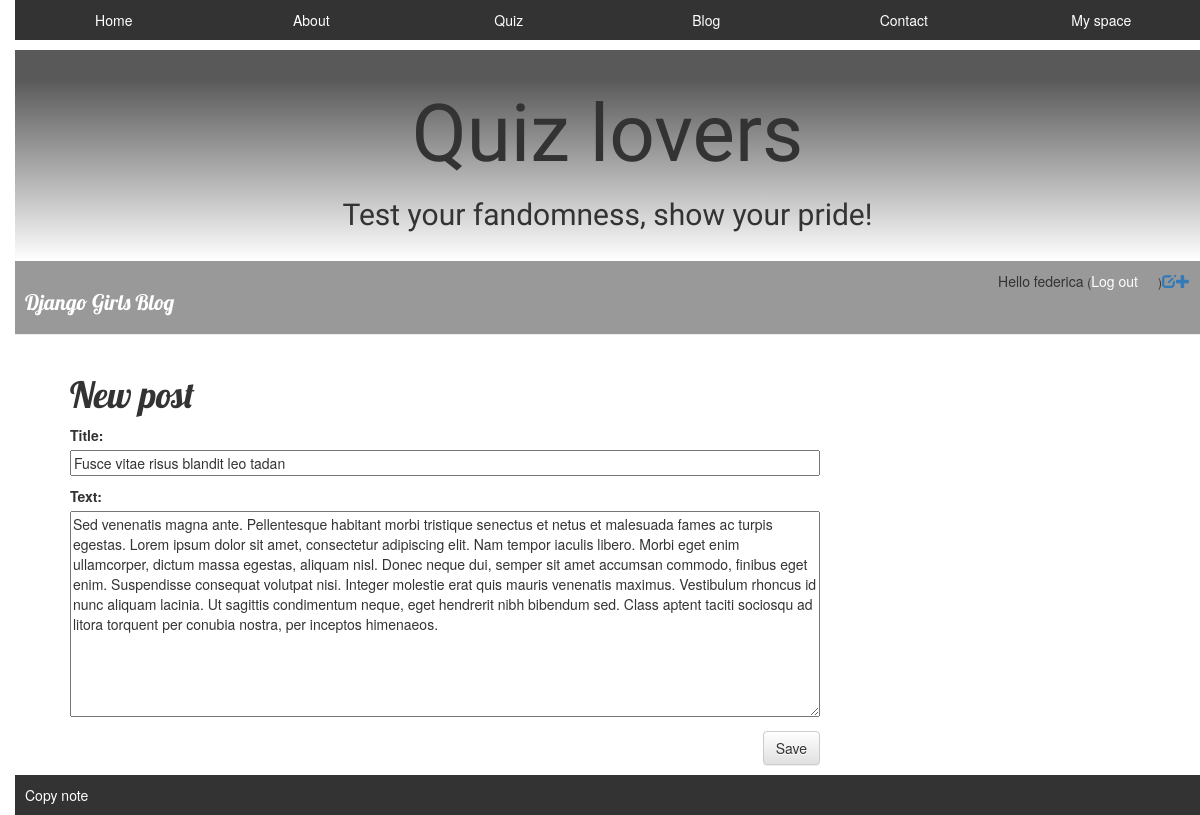
Screenshot of /blog/post/4/edit/ (signed in) with the database file from the repository.
### blog/models.py (models this page shows, shortened)
class Post(models.Model):
    author = models.ForeignKey('auth.User', on_delete=models.CASCADE)
    title = models.CharField(max_length=200)
    text = models.TextField()
    created_date = models.DateTimeField(default=timezone.now)
    published_date = models.DateTimeField(blank=True, null=True)

### blog/views.py (the view)
# urls.py: url(r'^post/(?P<pk>[0-9]+)/edit/$', views.post_edit, name='post_edit'),
@login_required
def post_edit(request, pk):
	post = get_object_or_404(Post, pk=pk)
	if request.method == "POST":
		form = PostForm(request.POST, instance=post)
		if form.is_valid():
			post = form.save(commit=False)
			post.author = request.user
			post.save()
			return redirect('blog:post_detail', pk=post.pk)
	else:
		form = PostForm(instance=post)
	return render(request, 'blog/post_edit.html', {'form': form})

### blog/forms.py
class PostForm(forms.ModelForm):
    class Meta:
        model = Post
        fields = ('title', 'text',)

### blog/templates/blog/post_edit.html
{% extends 'blog/base.html' %}
{% block content_blog_app %}
    <h1>New post</h1>
    <form method="POST" class="post-form">{% csrf_token %}
        {{ form.as_p }}
        <button type="submit" class="save btn btn-default">Save</button>
    </form>
{% endblock %}

### blog/templates/blog/base.html (shortened to what this page needs)
{% extends "base.html" %}
{% block content %}
	{% block extra_css %}
		{% load static %}
		<link rel="stylesheet" href="//maxcdn.bootstrapcdn.com/bootstrap/3.2.0/css/bootstrap.min.css">
		<link rel="stylesheet" href="//maxcdn.bootstrapcdn.com/bootstrap/3.2.0/css/bootstrap-theme.min.css">
		<link rel="stylesheet" href="{% static 'css/blog.css' %}">
	{% endblock %}
<div class="page-header">
	{% if user.is_authenticated %}
	<a href="{% url 'blog:post_new' %}" class="top-menu"><span class="glyphicon glyphicon-plus"></span></a>
	<a href="{% url 'blog:post_draft_list' %}" class="top-menu"><span class="glyphicon glyphicon-edit"></span></a>
	<p class="top-menu">Hello {{ user.username }} <small>(<a href="logout/">Log out</a>)</small></p>
	{% else %}
	<a href="login/" class="top-menu"><span class="glyphicon glyphicon-lock"></span></a>
	{% endif %}
	<h1><a href="{% url 'blog:post_list' %}">Django Girls Blog</a></h1>
</div>
<div class="content container">
	<div class="row">
		<div class="col-md-8">
		{% block content_blog_app %}
		{% endblock %}
		</div>
	</div>
</div>
{% endblock %}

### staticfiles/css/main.css (style rules this page uses)
* { margin: 0; }
body { background: #eee; font-family: 'Raleway', sans-serif; font-weight:400; font-size:14px; }
h1 { font-family: 'Londrina Solid', cursive; font-weight:900; }
main button { clear:both; }

### blog/static/css/blog.css (style rules this page uses)
body { padding-left: 15px; }
h1 a { color: #FCA205; font-family: 'Lobster'; }
.page-header { background: #999; margin-top: 0; padding: 10px; display: flex; flex-flow: row-reverse wrap; }
.page-header h1, .page-header h1 a, .page-header h1 a:visited, .page-header h1 a:active { flex-grow:3; color: #ffffff; font-size: 16pt; text-decoration: none; }
.content { margin-left: 40px; }
h1, h2, h3, h4 { font-family: 'Lobster', cursive; }
.save { float: right; }
.post-form textarea, .post-form input { width: 100%; }
.top-menu a, .top-menu a:hover, .top-menu a:visited { flx: 0 0 auto; color: #ffffff; font-size: 14px; margin-right: 20px; }

### rows the page displays
Post: title "Fusce vitae risus blandit leo tadan", text "Sed venenatis magna ante. Pellentesque habitant morbi tristique senectus et netus et malesuada fames ac turpis egestas. Lorem ipsum dolor sit amet, consectetur adipiscing elit. Nam tempor iaculis libero. Morbi eget enim ullamcorper, dictum massa egestas, aliquam nisl. Donec neque dui, semper sit amet accumsan commodo, finibus eget enim. Suspendisse consequat volutpat nisi. Integer molestie erat quis mauris venenatis maximus. Vestibulum rhoncus id nunc aliquam lacinia. Ut sagittis condimentum neque, eget hendrerit nibh bibendum sed. Class aptent taciti sociosqu ad litora torquent per conubia nostra, per inceptos himenaeos."

### other values shown
{{ user.username }} "federica"
